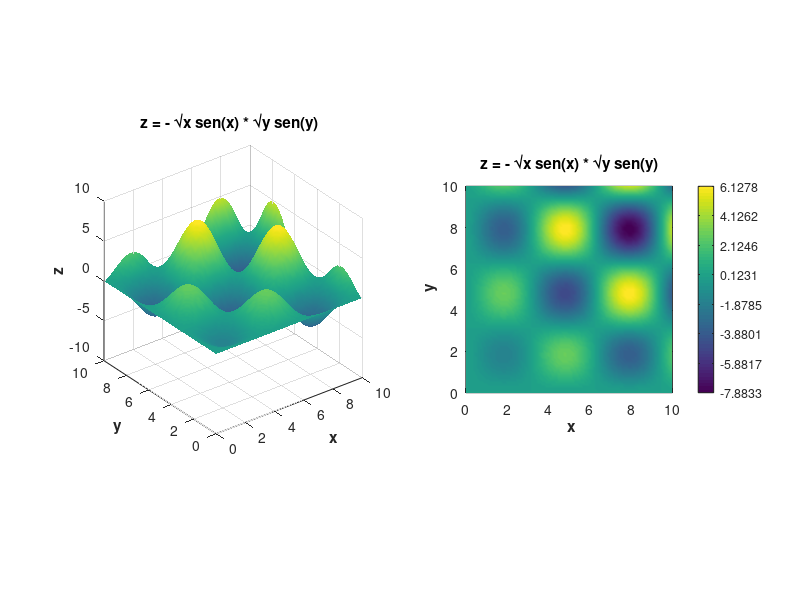

MATLAB code for this plot:
% ESTE SCRIPT GRAFICA LA FUNCIÓN DE INTERÉS OTENIDA DEL SIGUIENTE ARTÍCULO:

% Jamil, M., & Yang, X. S. (2013). A literature survey of benchmark functions for global
% optimisation problems. International Journal of Mathematical Modelling and
% Numerical Optimisation, 4(2), 150-194

clear;
close all;
clc;

%Definiendo el espacio de búsqueda (Dado en el artículo )
x1min=0; x1max=10;
x2min=0; x2max=10;

%Discretizando 
deltaxx=0.1;
x1r=x1min:deltaxx:x1max;
x2r=x2min:deltaxx:x2max;

% Malla de valores en X y Y para evaluar la función:
[X,X2] = meshgrid(x1r,x2r);

%Función ALPINE 2 modificada para hallar el mínimo (multiplicada por -1).
Z= -1.0* X.^(1/2).* sin(X) .* X2.^(1/2).* sin(X2);
 
 
%REALIZANDO LA GRÁFICA
%figure(1)
h = figure(1);
minz=(min(Z)); %Para las etiquetas de los ejes 
maxz=(max(Z)); %Para las etiquetas de los ejes 

subplot(1,2,1)
surf (X,X2,Z) %Vista 3D
grid on, title('z = - \surd{x} sen(x) * \surd{y} sen(y)  '); shading interp;
xlabel('\bf x'), ylabel('\bf y'), zlabel('\bf z');
axis([x1min x1max x2min x2max]);
axis('square')

subplot(1,2,2)
pcolor(X,X2,Z); %Vista de planta, gráfica de la derecha 
grid on, title('z = - \surd{x} sen(x) * \surd{y} sen(y)'); shading interp;
xlabel('\bf x'), ylabel('\bf y'), zlabel('\bf z');
axis([x1min x1max x2min x2max ]);
axis('square')

%Propiedades del colorbar 
escala=linspace(min(min(Z)), max(max(Z)) ,8); %Límites y numéro de etiquetas 
colorbar("yticklabel", escala,'ytick', escala, 'Fontsize', 9); 

%Se guarda la imagen de la función Alpine 
%Nota, se tuvo que ingresar la ruta completa (será distinta en Windows)
print (h,'-dpng', '/media/rolio/Disco Local/Documentos/Portafolio/MinimosCon_AG_public/img/Alpine2.png');

